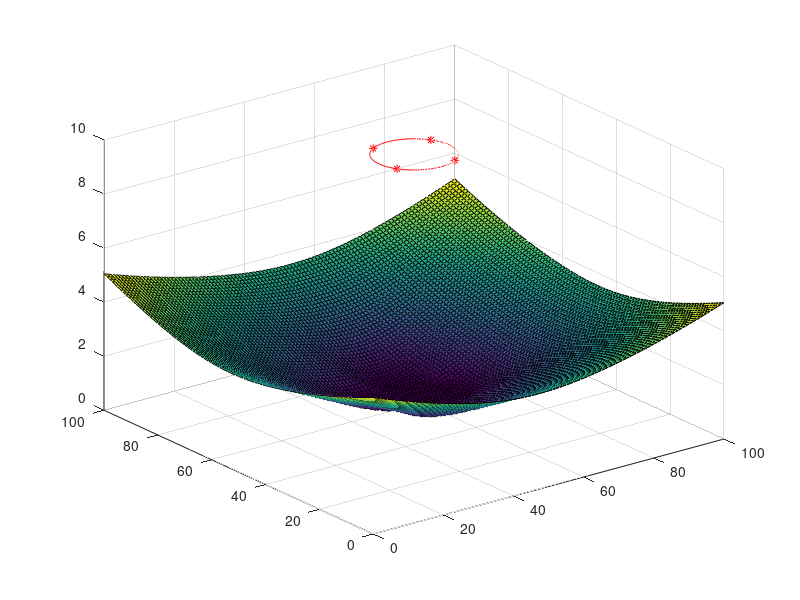
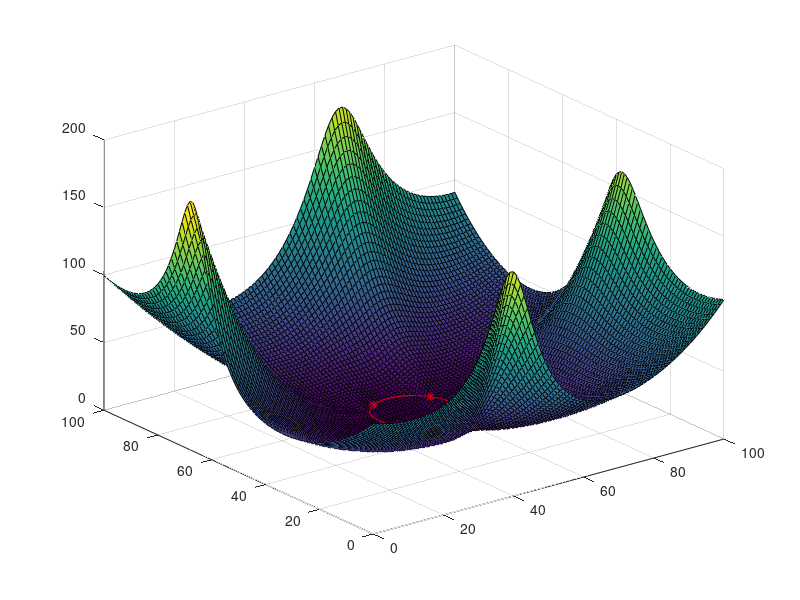
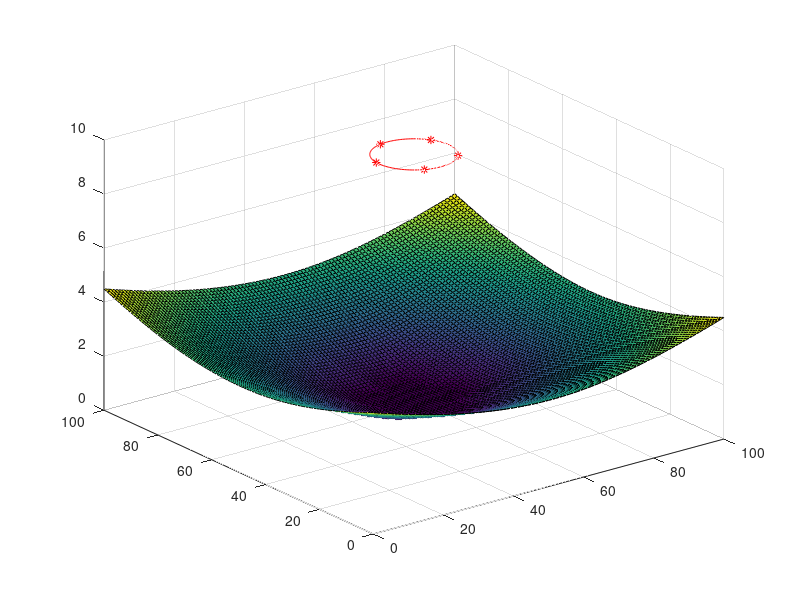
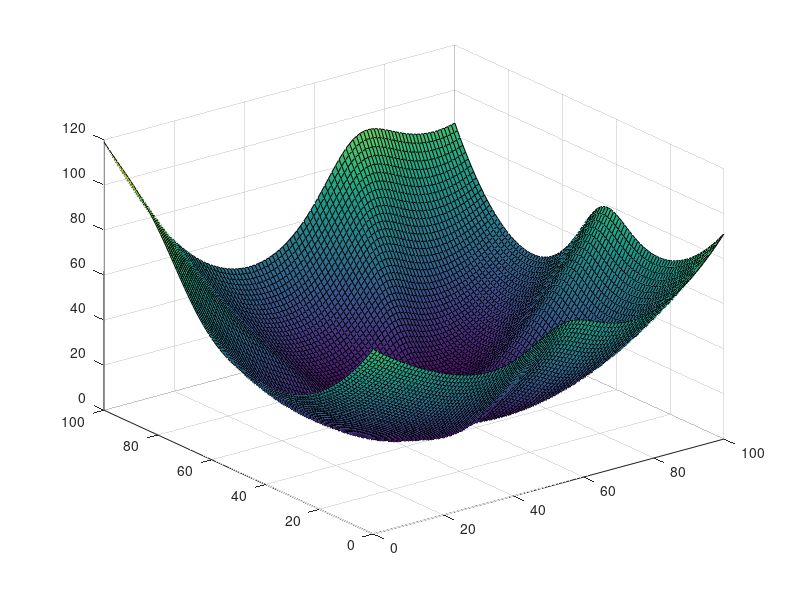

These charts were generated, in order, by the following MATLAB code:
clear all

r1=10;
f=-pi:pi/85:pi;
x = cos(f)*r1;
y = sin(f)*r1;

beacons=[4,5,6,8,11];
sizebeacons=size(beacons);
flagbeacons=sizebeacons(1,2);

for flag=1:1:flagbeacons
    n=beacons(flag);
    alpha = 30;
    f = 2*pi/n;

    p=1;
    while p<=n
        x1=cos(alpha*pi/180+f*p)*r1+50;
        y1=sin(alpha*pi/180+f*p)*r1+50;
        XM(p,1)=x1;
        YM(p,1)=y1;
        p=p+1;
    end
    SatPos=[XM,YM]'; 
    i=1;
    for X=0:1:100
        for Y=0:1:100
            while i<=n
                HD(i,1)=(X-SatPos(1,i))/(sqrt((X-SatPos(1,i))^2+(Y-SatPos(2,i))^2));
                HD(i,2)=(Y-SatPos(2,i))/(sqrt((X-SatPos(1,i))^2+(Y-SatPos(2,i))^2));
                HRD(i,1)=((X-SatPos(1,i))/(sqrt(((X-SatPos(1,i))^2)+((Y-SatPos(2,i))^2))))-((X-SatPos(1,n))/(sqrt(((X-SatPos(1,n))^2)+((Y-SatPos(2,n))^2))));
                HRD(i,2)=((Y-SatPos(2,i))/(sqrt(((X-SatPos(1,i))^2)+((Y-SatPos(2,i))^2))))-((Y-SatPos(2,n))/(sqrt(((X-SatPos(1,n))^2)+((Y-SatPos(2,n))^2))));                
                i=i+1;
            end
            ZD(Y+1,X+1)=sqrt(trace(((HD')*(HD))^-1));
            ZRD(Y+1,X+1)=sqrt(trace(((HRD')*(HRD))^-1));
            i=1;
        end
    end
    for i=50:1:70
       matrixgdopD(flag,i-49)=ZD(i,i);
       matrixgdopRD(flag,i-49)=ZRD(i,i);
    end
    [X,Y]= meshgrid([0:1:100]);
    figure;
    surf(X,Y,ZD);   
    hold on;
    sizeX=size(x);
    sizeC=sizeX(1,2);
    massiveZC=eye(1,sizeC);
    massiveZC(1,:)=10;
    plot3(x+50,y+50,massiveZC,'r');
    p=1;
    while p<=n
        plot3(XM(p,1),YM(p,1),10,'r*');
        p=p+1;
    end
    
    figure;
    surf(X,Y,ZRD);   
    hold on;
    plot3(x+50,y+50,massiveZC,'r');    
    p=1;
    while p<=n
        plot3(XM(p,1),YM(p,1),10,'r*');
        p=p+1;
    end
end
%     figure;
%     hold on;
%     plot(matrixgdopD(1,:),'m','LineWidth',1.5);
%     plot(matrixgdopD(2,:),'r','LineWidth',1.5);
%     plot(matrixgdopD(3,:),'y','LineWidth',1.5);
%     plot(matrixgdopD(4,:),'g','LineWidth',1.5);
%     plot(matrixgdopD(5,:),'b','LineWidth',1.5);
%     legend('4','5','6','8','11');
%     figure;
%     hold on;
%     plot(matrixgdopRD(1,:),'m','LineWidth',1.5);
%     plot(matrixgdopRD(2,:),'r','LineWidth',1.5);
%     plot(matrixgdopRD(3,:),'y','LineWidth',1.5);
%     plot(matrixgdopRD(4,:),'g','LineWidth',1.5);
%     plot(matrixgdopRD(5,:),'b','LineWidth',1.5);
%     legend('4','5','6','8','11');
    figure;
    hold on;
    plot(matrixgdopD(1,:),'k','LineWidth',1.5);
    plot(matrixgdopD(2,:),'k','LineWidth',1.5);
    plot(matrixgdopD(3,:),'k','LineWidth',1.5);
    plot(matrixgdopD(4,:),'k','LineWidth',1.5);
    plot(matrixgdopD(5,:),'k','LineWidth',1.5);
    plot(matrixgdopRD(1,:),'r','LineWidth',1.5);
    plot(matrixgdopRD(2,:),'r','LineWidth',1.5);
    plot(matrixgdopRD(3,:),'r','LineWidth',1.5);
    plot(matrixgdopRD(4,:),'r','LineWidth',1.5);
    plot(matrixgdopRD(5,:),'r','LineWidth',1.5);